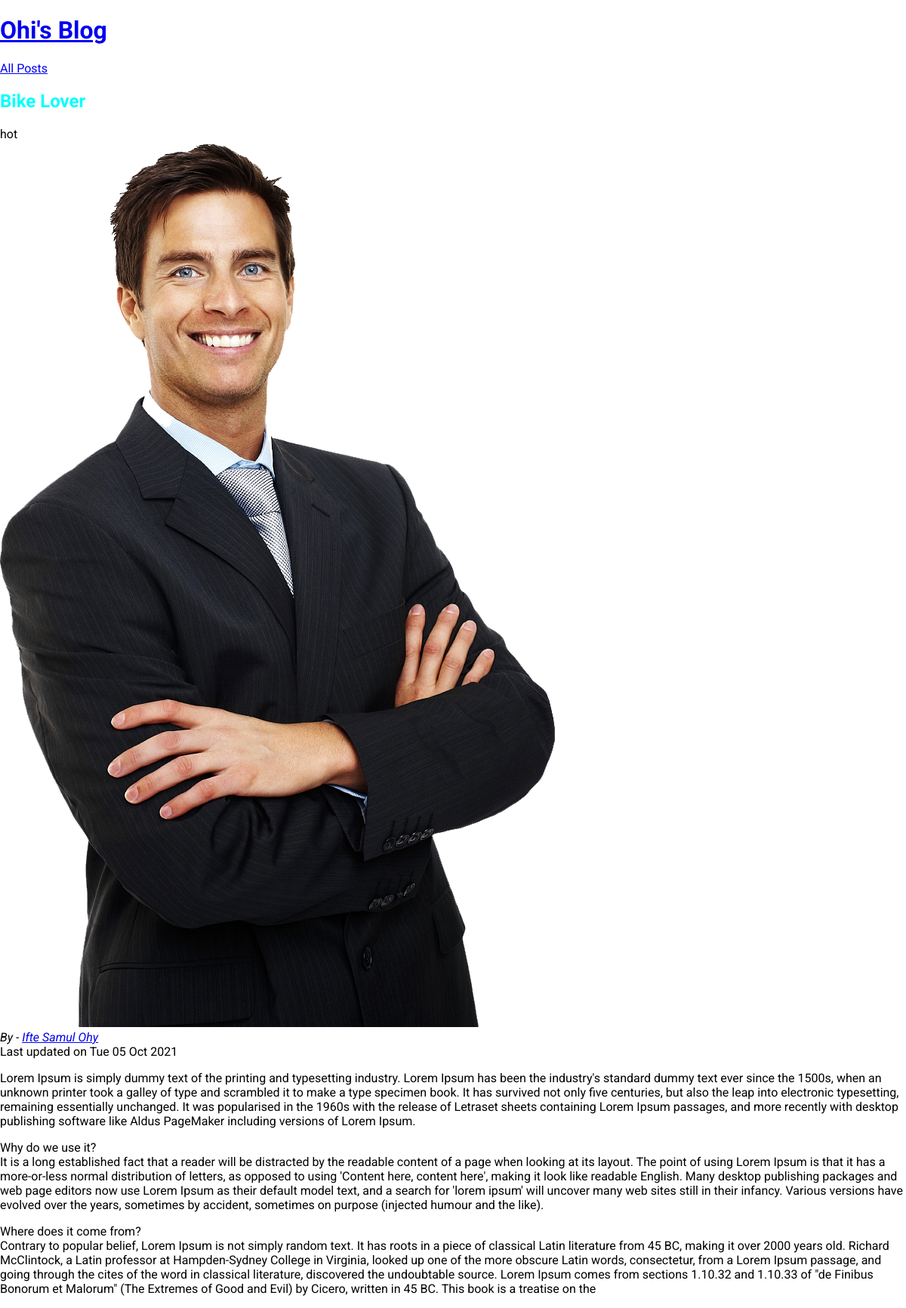
The app's page /posts/bike-lover with its own data.
### blog/models.py (models this page shows, shortened)
class Post(models.Model):
    title = models.CharField(max_length=100)
    excerpt = models.CharField(max_length=200)
    image_name= models.CharField(max_length=100)
    date = models.DateField(auto_now=True)
    slug = models.SlugField(unique=True,db_index=True)
    content = models.TextField(validators=[MinLengthValidator(50),MaxLengthValidator(2000)])
    author = models.ForeignKey(Author,on_delete=models.SET_NULL,null = True,related_name="posts")
    tag = models.ManyToManyField(Tag)

class Tag(models.Model):
    caption = models.CharField(max_length=10)

class Author(models.Model):
    first_name= models.CharField(max_length=50)
    last_name = models.CharField(max_length=50)
    email = models.EmailField()
    def __str__(self):
        return f"{self.first_name} {self.last_name}"

### blog/views.py (the view)
# urls.py: path("posts/<slug:slug>",views.post_details, name="post-details-page")
def post_details(request,slug):
    identified_post = get_object_or_404(Post,slug=slug)
    return render(request, "blog/post-detail.html",{
        "post":identified_post,
        "tags":identified_post.tag.all()
    })

### blog/templates/blog/post-detail.html (shortened to what this page needs)
{% extends 'base.html' %}
{% load static %}
{% block css_files %}
    <link rel="stylesheet" href="{% static 'blog/index.css' %}">
{% endblock css_files %}
{% block content %}
<section id="summary">
<h2>{{post.title}}</h2>
{% for tag in tags %}
<span>{{tag.caption}}</span>
{% endfor %}
<article>
<img src="{% static 'blog/images/'|add:post.image_name %}" alt="">
<address>By - <a href="mailto:{{post.author.email}}">{{post.author}}</a></address>
<div>
Last updated on <time>{{post.date|date:"D d M Y"}}</time>
</div>
</article>
</section>
<main>
{{post.content|linebreaks}}
</main>
{% endblock %}

### static/app.css (style rules this page uses)
html { font-family: 'Roboto', sans-serif; }
body { margin: 0; }

### blog/static/blog/index.css (style rules this page uses)
h1,h2,h3 { color:aqua; }

### records on screen
Post: title "Bike Lover", image_name (placeholder picture), author "Ifte Samul Ohy", date "Tue 05 Oct 2021", content "Lorem Ipsum is simply dummy text of the printing and typesetting industry. Lorem Ipsum has been the industry's standard dummy text ever since the 1500s, when an unknown printer took a galley of type and scrambled it to make a type specimen book. It has survived not only five centuries, but also the leap into electronic typesetting, remaining essentially unchanged. It was popularised in the 1960s with the release of Letraset sheets containing Lorem Ipsum passages, and more recently with desktop publishing software like Aldus PageMaker including versions of Lorem Ipsum. Why do we use it? It is a long established fact that a reader will be distracted by the readable content of a page when…"
Tag: caption "hot"
